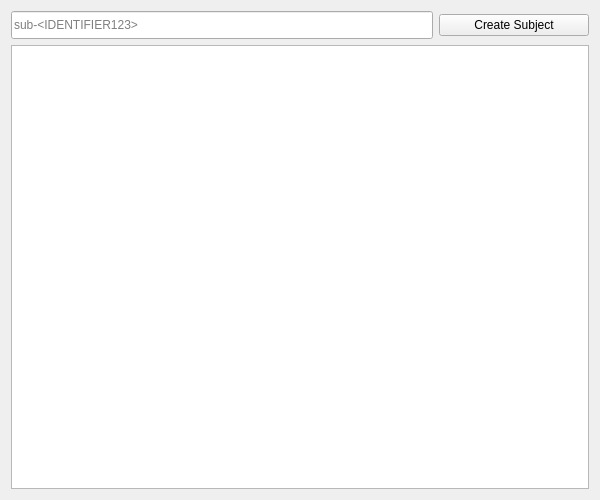
<?xml version="1.0" encoding="UTF-8"?>
<ui version="4.0">
 <class>ParticipantsTab</class>
 <widget class="QWidget" name="ParticipantsTab">
  <property name="geometry">
   <rect>
    <x>0</x>
    <y>0</y>
    <width>600</width>
    <height>500</height>
   </rect>
  </property>
  <property name="windowTitle">
   <string>Participants</string>
  </property>
  <layout class="QGridLayout" name="gridLayout_2">
   <item row="0" column="0">
    <layout class="QHBoxLayout" name="CreateSubjectLayout">
     <item>
      <widget class="QLineEdit" name="SubjectLineEdit">
       <property name="minimumSize">
        <size>
         <width>0</width>
         <height>28</height>
        </size>
       </property>
       <property name="maximumSize">
        <size>
         <width>16777215</width>
         <height>28</height>
        </size>
       </property>
       <property name="inputMask">
        <string/>
       </property>
       <property name="text">
        <string/>
       </property>
       <property name="maxLength">
        <number>32767</number>
       </property>
       <property name="cursorPosition">
        <number>0</number>
       </property>
       <property name="placeholderText">
        <string>sub-&lt;IDENTIFIER123&gt;</string>
       </property>
       <property name="cursorMoveStyle">
        <enum>Qt::CursorMoveStyle::VisualMoveStyle</enum>
       </property>
      </widget>
     </item>
     <item>
      <widget class="QPushButton" name="CreateSubjectPushButton">
       <property name="minimumSize">
        <size>
         <width>150</width>
         <height>0</height>
        </size>
       </property>
       <property name="maximumSize">
        <size>
         <width>150</width>
         <height>16777215</height>
        </size>
       </property>
       <property name="text">
        <string>Create Subject</string>
       </property>
      </widget>
     </item>
    </layout>
   </item>
   <item row="1" column="0">
    <widget class="PatientTableWidget" name="tableWidget"/>
   </item>
  </layout>
 </widget>
 <customwidgets>
  <customwidget>
   <class>PatientTableWidget</class>
   <extends>QTableWidget</extends>
   <header>..ui.PatientTableWidget</header>
  </customwidget>
 </customwidgets>
 <resources/>
 <connections/>
</ui>
